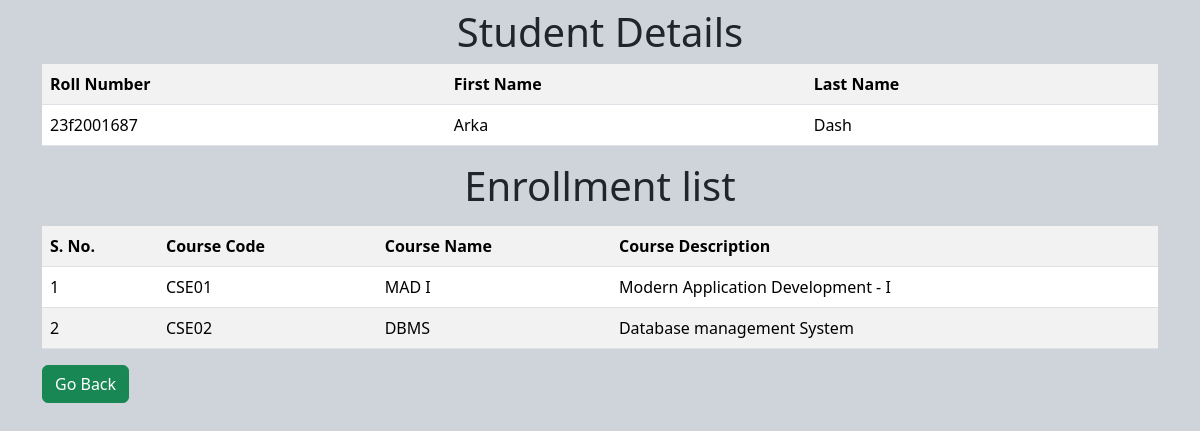
The page /student/3 on the database its author committed.
### application/models.py (models this page shows)
class Student(db.Model):
	__tablename__ = "student"
	student_id = db.Column(db.Integer, autoincrement=True, primary_key=True)
	roll_number = db.Column(db.String, unique=True, nullable=False)
	first_name = db.Column(db.String, nullable=False)
	last_name = db.Column(db.String)
	courses = db.relationship("Course", secondary="enrollments")

class Course(db.Model):
	__tablename__ = "course"
	course_id = db.Column(db.Integer, autoincrement=True, primary_key=True)
	course_code = db.Column(db.String, unique=True, nullable=False)
	course_name = db.Column(db.String, nullable=False)
	course_description = db.Column(db.String)

### application/controllers.py (the view)
@app.route("/student/<int:student_id>")
def student_details(student_id):
	student = Student.query.filter(Student.student_id == student_id).one()
	courses = []
	for course in student.courses:
		courses.append(course)
	return render_template("student_details.html", student=student, courses=courses)

### templates/student_details.html (shortened to what this page needs)
{% extends 'base.html' %}
{% block content %}
	<div class="container">
		<h1 class="text-center mt-2">Student Details</h1>
		<table id = "personal-details" class="table table-striped mt-2">
			<tr>
				<th>Roll Number</th>
				<th>First Name</th>
				<th>Last Name</th>
			</tr>
			<tr>
				<td>{{ student.roll_number }}</td>
				<td>{{ student.first_name }}</td>
				<td>{{ student.last_name }}</td>
			</tr>
		</table>
		<h1 class="text-center mt-2">Enrollment list</h1>
		<table id = "enroll-table" class="table table-striped mt-3">
			<tr>
				<th>S. No.</th>
				<th>Course Code</th>
				<th>Course Name</th>
				<th>Course Description</th>
			</tr>
			{% for course in courses %}
			<tr>
				<td>{{ loop.index }}</td>
				<td>{{ course.course_code }}</td>
				<td>{{ course.course_name }}</td>
				<td>{{ course.course_description }}</td>
			</tr>
			{% endfor %}
		</table>
		<a class="btn btn-success" href="/"> Go Back</a>
	</div>
{% endblock %}

### rows shown on the page
Student: roll_number "23f2001687", first_name "Arka", last_name "Dash"
Course: course_code "CSE01", course_name "MAD I", course_description "Modern Application Development - I"
Course: course_code "CSE02", course_name "DBMS", course_description "Database management System"
